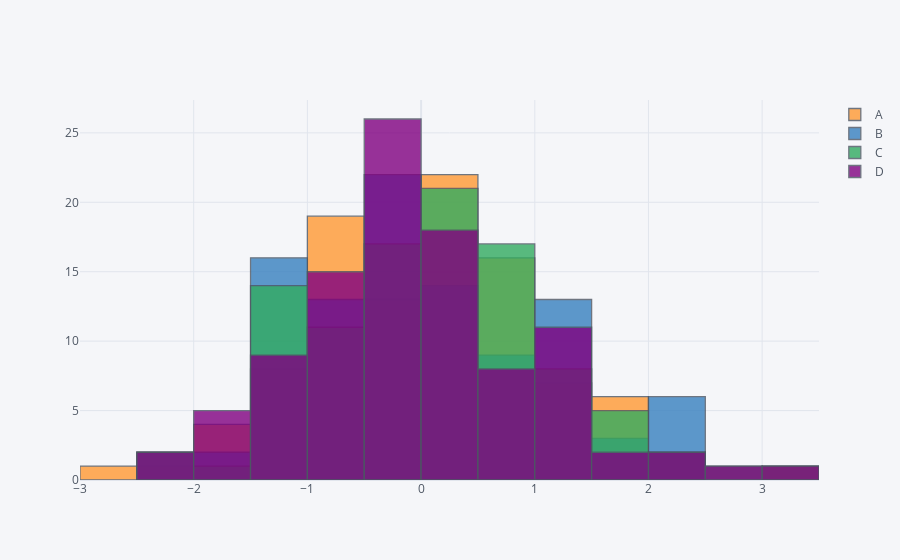

Notebook source saved alongside this figure:
### Markdown cell above
## Histogram

### Code cell
df.iplot(kind='hist')
